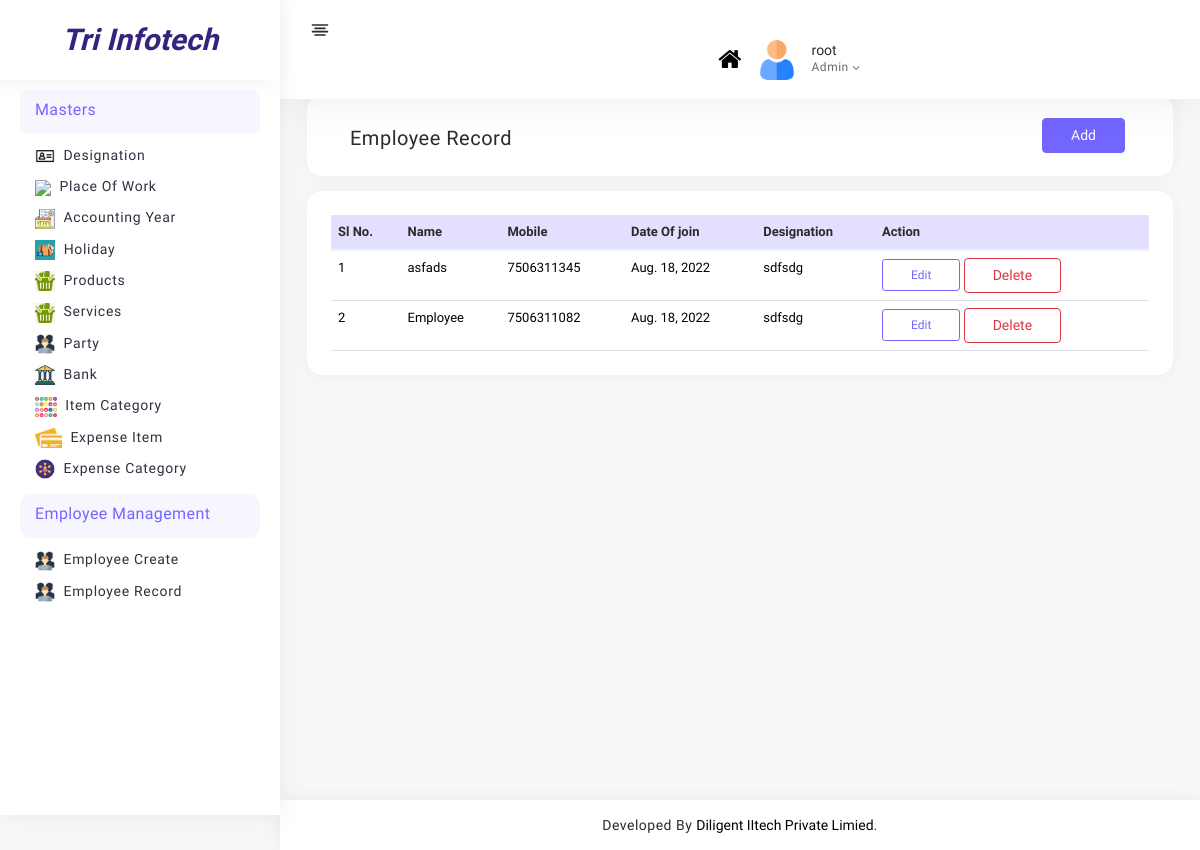
The page /emp/show_emp/ (signed in) on the database as committed earlier.
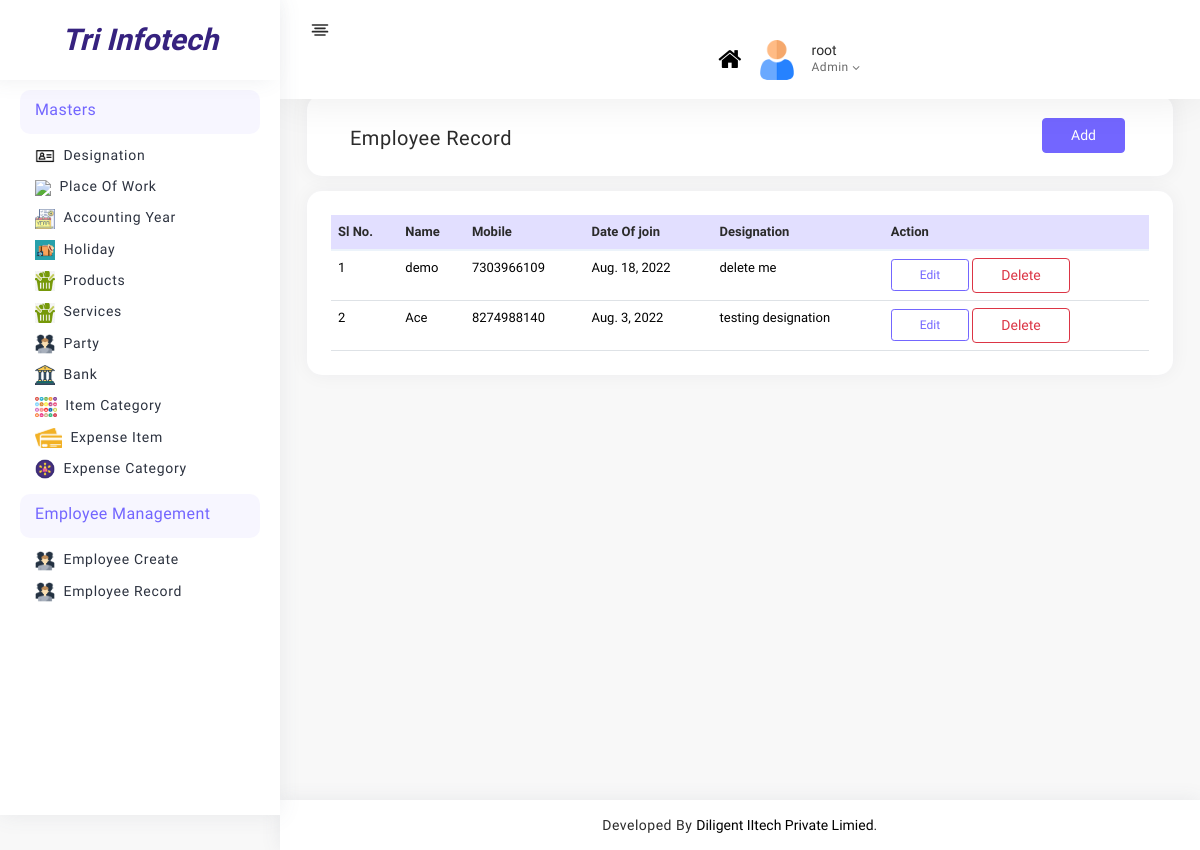
The same page on the database as committed later.
### employee/models.py (models this page shows, shortened)
class Emp(models.Model):
    empTypes=(
        ('leader','Team Leader'),
        ('employee','Normal Employee')
    )
    name = models.CharField( max_length=50,unique=True)
    address =models.CharField( max_length=50)
    dob = models.DateField()
    guardian_name = models.CharField( max_length=50)
    qualification = models.CharField( max_length=50)
    designation = models.ForeignKey(Designation,on_delete=models.SET_DEFAULT,default=None,null=True)
    place_of_work =models.ForeignKey(Place,on_delete=models.CASCADE)
    joining_Date = models.DateField()
    emp_type = models.CharField(choices=empTypes, max_length=50)
    under_of = models.ForeignKey("leaders",default="", on_delete=models.CASCADE,null=True,blank=True)
    mobile = models.CharField( max_length=14,unique=True)
    corporate_mobile = models.CharField( max_length=14,blank=True,null=True)
    email = models.EmailField( max_length=254,unique=True)
    alternate_mobile =models.CharField( max_length=14,blank=True,null=True)
    ifsc_code = models.CharField( max_length=50,blank=True,null=True)
    bank_name = models.CharField( max_length=50,blank=True,null=True)
    branch_name = models.CharField( max_length=50,blank=True,null=True)
    account_number = models.CharField( max_length=50,blank=True,null=True)
    esi_number = models.CharField( max_length=50,blank=True,null=True)
    pan = models.CharField( max_length=50,blank=True,null=True)
    adhaar = models.CharField( max_length=50,blank=True,null=True)
    vote = models.CharField( max_length=50,blank=True,null=True)
    passport = models.CharField( max_length=50,blank=True,null=True)
    belonging = models.TextField( max_length=500,blank=True,null=True)
    gross_salary = models.CharField(max_length=50,blank=True,null=True)
    mobile_salary = models.CharField(max_length=50,blank=True,null=True)
    basic_salary = models.CharField(max_length=50,blank=True,null=True)
    house_salary = models.CharField(max_length=50,blank=True,null=True)
    education_salary = models.CharField(max_length=50,blank=True,null=True)
    medical_salary = models.CharField(max_length=50,blank=True,null=True)
    other_salary = models.CharField(max_length=50,blank=True,null=True)
    esi_emp = models.CharField(max_length=50,blank=True,null=True)
    esi_empr = models.CharField(max_length=50,blank=True,null=True)
    esi_total = models.CharField(max_length=50,blank=True,null=True)
    net_salary = models.CharField(max_length=50,blank=True,null=True)
    monthly_ctc = models.CharField(max_length=50,blank=True,null=True)
    yearly_ctc =models.CharField(max_length=50,blank=True,null=True)
    education_doc = models.FileField( upload_to="uploads/education/", max_length=100,blank=True,null=True)
    experience_doc = models.FileField( upload_to="uploads/experience/", max_length=100,blank=True,null=True)
    pay_slip_doc = models.FileField( upload_to="uploads/pay_slip/", max_length=100,blank=True,null=True)
    resignation_doc = models.FileField( upload_to="uploads/resignation/", max_length=100,blank=True,null=True)
    photograph_doc = models.FileField( upload_to="uploads/photograph/", max_length=100,blank=True,null=True)
    poi_doc = models.FileField( upload_to="uploads/id_proof/", max_length=100,blank=True,null=True)      #proof of identiy
    poa_doc = models.FileField( upload_to="uploads/education/", max_length=100,blank=True,null=True)

### admin_panel/models.py (models this page shows)
class Designation(models.Model):
    name = models.CharField(max_length=100,unique=True)
    def __str__(self):
        return self.name

### employee/views.py (the view)
# urls.py: path("show_emp/",views.show_emp,name="show_emp"),
def show_emp(request):
    if request.user.is_staff:
        employees = Emp.objects.all().order_by("-id")
        return render(request,"emp_crud/show_emp.html",{"employees":employees})
    else:
        return redirect("login")

### employee/templates/emp_crud/show_emp.html (shortened to what this page needs)
{% extends 'base.html' %}
{% load static %}
{% block content %}
<div class="page-body">
  <form>
    <div class="container-fluid">
      <div class="card p-3 py-2 project-list">
        <div class="row">
          <div class="col-md-6">
            <h5 class="mb-0 mt-2">Employee Record</h5>
          </div>
          <div class="col-md-6">
            <a href="{% url 'create_emp' %} " class="btn btn-primary rs-text-right">Add</a>
          </div>
        </div>
      </div>
      <div class="card rs-mt-10 rs-br-0">
        <div class="card-body p-4 rs-p-0">
          <div class="">
            <table class="table rs_table">
              <thead>
                <tr>
                  <th class="rs-w-5"><span class="hidden-xs">Sl No.</span></th>
                  <th>Name</th>
                  <th class="rs-text-right">Mobile</th>
                  <th class="rs-text-right">Date Of join</th>
                  <th class="rs-text-right">Designation</th>
                  <th class="rs-text-right">Action</th>
                </tr>
              </thead>
              <tbody>
                {% for emp in employees %}
                <tr>
                  <td class="rs-pr-0">
                    <span >{{ forloop.counter}}</span>
                  </td>
                  <td>{{ emp.name }}</td>
                  <td>{{ emp.mobile }}</td>
                  <td>{{ emp.joining_Date }}</td>
                  <td>{{ emp.designation }}</td>
                  <td class="rs-text-right"><a href="{% url 'update_emp' emp.id %}"
                      class="btn btn-sm btn-outline-primary ">Edit</a>
                    <a type="button" class="btn btn-outline-danger" data-toggle="modal"
                                            data-target="#exampleModal-{{forloop.counter}}">
                                            Delete
                                    </a>
                  </td>
                </tr>
                {% endfor %}
              </tbody>
            </table>
          </div>
        </div>
      </div>
    </div>
  </form>
</div>
{% endblock content %}

Rows that differ between the two databases and show on the page:
removed Emp: name "asfads", mobile "7506311345", joining_Date "Aug. 18, 2022", designation "sdfsdg"
removed Emp: name "Employee", mobile "7506311082", joining_Date "Aug. 18, 2022", designation "sdfsdg"
added Emp: name "demo", mobile "7303966109", joining_Date "Aug. 18, 2022", designation "delete me"
added Emp: name "Ace", mobile "8274988140", joining_Date "Aug. 3, 2022", designation "testing designation"
